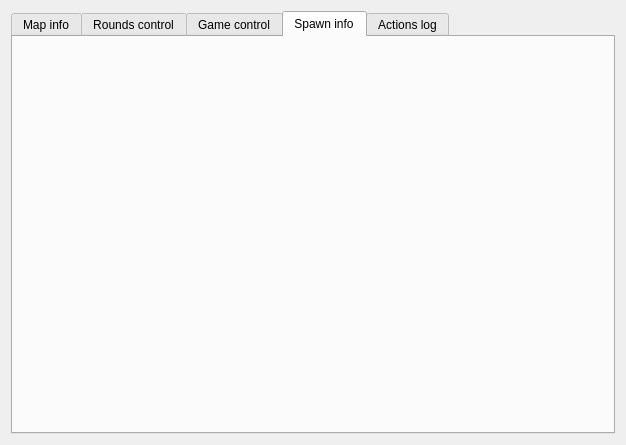
<?xml version="1.0" encoding="UTF-8"?>
<ui version="4.0">
 <class>Form</class>
 <widget class="QWidget" name="Form">
  <property name="geometry">
   <rect>
    <x>0</x>
    <y>0</y>
    <width>626</width>
    <height>445</height>
   </rect>
  </property>
  <property name="windowTitle">
   <string>Form</string>
  </property>
  <layout class="QVBoxLayout" name="verticalLayout">
   <item>
    <widget class="QTabWidget" name="tabWidget">
     <property name="currentIndex">
      <number>3</number>
     </property>
     <widget class="QWidget" name="mapTab">
      <attribute name="title">
       <string>Map info</string>
      </attribute>
     </widget>
     <widget class="QWidget" name="roundTab">
      <attribute name="title">
       <string>Rounds control</string>
      </attribute>
     </widget>
     <widget class="QWidget" name="gameTab">
      <attribute name="title">
       <string>Game control</string>
      </attribute>
     </widget>
     <widget class="QWidget" name="spawnInfoTab">
      <attribute name="title">
       <string>Spawn info</string>
      </attribute>
     </widget>
     <widget class="QWidget" name="logTab">
      <attribute name="title">
       <string>Actions log</string>
      </attribute>
     </widget>
    </widget>
   </item>
  </layout>
 </widget>
 <resources/>
 <connections/>
</ui>
